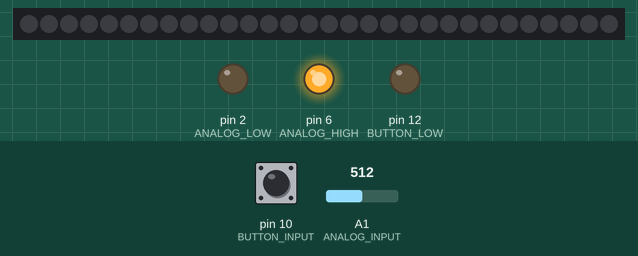
Recording of a sketch running on a simulated Arduino Uno, built with avr-gcc and run on an emulated ATmega328P. Parts: 30 RGB LEDs in strip order, left to right, output pins drawn as LEDs (lit = HIGH). Inputs (shaded band) come from the test bench; at power-on: pin 10 (BUTTON_INPUT) HIGH, A1 (ANALOG_INPUT) = 512. Dim RGB values are drawn brighter than linear; random numbers use the default seed unless the sketch sets one.

Above: at 1.2 s.
1.3 s: pin 10 (BUTTON_INPUT) pulled LOW for 0.15 s
At 2.4 s:
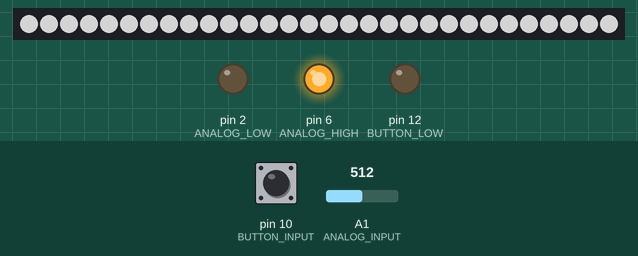
2.9 s: pin 10 (BUTTON_INPUT) pulled LOW for 1 s
At 3.9 s:
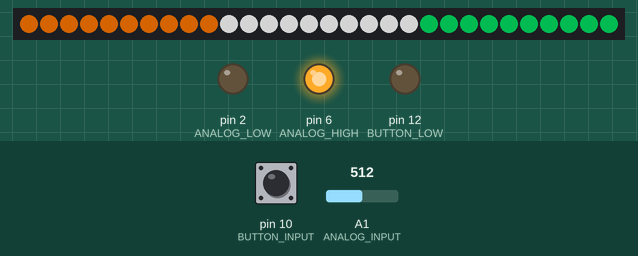

The sketch:

Lightbow.ino
```cpp
#include <LinkedList.h>
#include <Adafruit_NeoPixel.h>

#define PLUGIN_BRIGHTNESS
#define PLUGIN_FPS
#define PLUGIN_SWITCHER

#ifdef PLUGIN_BRIGHTNESS
  #define ANALOG_INPUT 15
  #define ANALOG_HIGH 6
  #define ANALOG_LOW 2
  #define BRIGHTNESS_RESOLUTION 1024/256
  #define BRIGHTNESS_UPDATE_INTERVAL 1000

  int lastBrightness;
  unsigned long lastBrightnessUpdate = 0;
#endif //PLUGIN_BRIGHTNESS

#ifdef PLUGIN_SWITCHER
  #define BUTTON_INPUT 10
  #define BUTTON_LOW 12

  const int debounceDelay = 50; //change to define
  int buttonState;
  int lastButtonState = LOW;
  unsigned long lastDebounceTime = 0;
#endif //PLUGIN_SWITCHER

#ifdef PLUGIN_FPS
  #define FPS 60
  #define UPDATE_INTERVAL (1000 / FPS)

  unsigned long lastUpdate = 0;
#endif //PLUGIN_FPS

#define STRIP_OUT 17
#define NUMBER_OF_PIXELS 30

#define FORWARD 0
#define BACKWARD 1

#define SIZE(arr) (sizeof(arr) / sizeof(arr[0]))

Adafruit_NeoPixel strip = Adafruit_NeoPixel(NUMBER_OF_PIXELS, STRIP_OUT);

int actionCounter = 0;
int actionDirection = 1;
unsigned long lastActionTime = 0;

uint32_t baseColors[] {
  strip.Color(0, 0, 0),
  strip.Color(255, 0, 0),
  strip.Color(0, 255, 0),
  strip.Color(0, 0, 255),
  strip.Color(255, 255, 0),
  strip.Color(0, 255, 255),
  strip.Color(255, 0, 255),
  strip.Color(255, 255, 255)
};

enum Colors {
  black = 0,
  red,
  green,
  blue,
  yellow,
  cyan,
  magenta,
  white
};

uint32_t rainbow[] {
   strip.Color( 128, 0,   0  ),
   strip.Color( 130, 40,  40 ),
   strip.Color( 141, 83,  59 ),
   strip.Color( 153, 102, 117),
   strip.Color( 153, 102, 169),
   strip.Color( 140, 51,  148),
   strip.Color( 128, 0,   128),
   strip.Color( 101, 0,   155),
   strip.Color( 72,  0,   255),
   strip.Color( 4,   0,   208),
   strip.Color( 0,   68,  220),
   strip.Color( 1,   114, 226),
   strip.Color( 1,   159, 232),
   strip.Color( 11,  175, 162),
   strip.Color( 23,  179, 77 ),
   strip.Color( 0,   212, 28 ),
   strip.Color( 0,   255, 0  ),
   strip.Color( 128, 255, 0  ),
   strip.Color( 200, 255, 0  ),
   strip.Color( 255, 255, 0  ),
   strip.Color( 255, 219, 0  ),
   strip.Color( 255, 182, 0  ),
   strip.Color( 255, 146, 0  ),
   strip.Color( 255, 109, 0  ),
   strip.Color( 255, 73,  0  ),
   strip.Color( 255, 0,   0  ),
   strip.Color( 255, 0,   128),
   strip.Color( 255, 105, 180),
   strip.Color( 255, 0,   255),
   strip.Color( 168, 0,   185)
};

int functionCounter = 0;
typedef void (* functionPointer) ();
LinkedList<functionPointer> functionPointerArray;

void setup() {
  strip.begin();

  functionPointerArray.add(ClearStrip);
  functionPointerArray.add(SetStripWhite);
  functionPointerArray.add(Flag);
  functionPointerArray.add(SlowKitt);
  functionPointerArray.add(FastKitt);
  functionPointerArray.add(FastDisco);
  functionPointerArray.add(FastWhiteStrobe);
  functionPointerArray.add(FastPulse);
  functionPointerArray.add(Rainbow);
  functionPointerArray.add(FastForwardPacman);

  PrepareBrightnessPlugin();
  UpdateBrightness();

  PrepareSwitcherPlugin();
}

void PrepareBrightnessPlugin() {
  #ifdef PLUGIN_BRIGHTNESS
  pinMode(ANALOG_HIGH, OUTPUT);
  pinMode(ANALOG_LOW, OUTPUT);
  pinMode(ANALOG_INPUT, INPUT);
  digitalWrite(ANALOG_HIGH, HIGH);
  digitalWrite(ANALOG_LOW, LOW);
  #endif //PLUGIN_BRIGHTNESS
}

void PrepareSwitcherPlugin() {
  #ifdef PLUGIN_SWITCHER
  pinMode(BUTTON_INPUT, INPUT_PULLUP);
  pinMode(BUTTON_LOW, OUTPUT);
  digitalWrite(BUTTON_LOW, LOW);
  #endif //PLUGIN_SWITCHER
}

void loop() {
  UpdateBrightness();

  CheckButton();

  Update();
}

void Update() {
  #ifdef PLUGIN_FPS
  if(millis() >= lastUpdate + UPDATE_INTERVAL) {
  #endif //PLUGIN_FPS

    strip.show();
    functionPointerArray.get(functionCounter)();

  #ifdef PLUGIN_FPS
    lastUpdate = millis();
  }
  #endif //PLUGIN_FPS
}

void UpdateBrightness() {
  #ifdef PLUGIN_BRIGHTNESS
  if(millis() >= lastBrightnessUpdate + BRIGHTNESS_UPDATE_INTERVAL) {
    int brightness = analogRead(ANALOG_INPUT);
    brightness /= BRIGHTNESS_RESOLUTION;
    if(brightness != lastBrightness) {
      lastBrightness = brightness;
      strip.setBrightness(brightness);
    }

    lastBrightnessUpdate = millis();
  }
  #endif //PLUGIN_BRIGHTNESS
}

void CheckButton() {
  #ifdef PLUGIN_SWITCHER
  int reading = digitalRead(BUTTON_INPUT);

  if(reading != lastButtonState) {
    lastDebounceTime = millis();
  }

  if ((millis() - lastDebounceTime) > debounceDelay) {
    // whatever the reading is at, it's been there for longer
    // than the debounce delay, so take it as the actual current state:

    // if the button state has changed:
    if (reading != buttonState) {
      buttonState = reading;

      // only toggle the LED if the new button state is HIGH
      if (buttonState == LOW) {
        ResetActionCounter();
        ClearStrip();
        AdvanceFunctionCounter();
      }
    }
  }

  lastButtonState = reading;

  #endif //PLUGIN_SWITCHER
}

void AdvanceFunctionCounter() {
  functionCounter++;
  if(functionCounter >= functionPointerArray.size()) {
    functionCounter = 0;
  }
}

void ClearStrip() {
  SetStripColor(0, 0, 0);
}

void SetStripColor(uint8_t R, uint8_t G, uint8_t B) {
  SetStripColor(strip.Color(R, G, B));
}

void SetStripColor(uint32_t color) {
  for(int i = 0; i < NUMBER_OF_PIXELS; i++) {
    strip.setPixelColor( i, color );
  }
}

void SetStripWhite() {
  SetStripColor(255, 255, 255);
}

void Flag() {
  for(int i = 0; i < NUMBER_OF_PIXELS; i++) {
    if(i < NUMBER_OF_PIXELS / 3) {
      strip.setPixelColor( i, 255, 121, 0 );
    } else if( i >= NUMBER_OF_PIXELS / 3 && i < NUMBER_OF_PIXELS / 3 * 2) {
      strip.setPixelColor( i, 255, 255, 255 );
    } else {
      strip.setPixelColor( i, 0, 149, 67 );
    }
  }
}

void Kitt(unsigned long actionTimeDelay, uint8_t R, uint8_t G, uint8_t B) {
  if(millis() > lastActionTime + actionTimeDelay) {
    ClearStrip();

    if(actionCounter < 0) {
      actionDirection = 1;
    } else if (actionCounter >= NUMBER_OF_PIXELS) {
      actionDirection = -1;
    }

    strip.setPixelColor( actionCounter, R, G, B );
    actionCounter += actionDirection;
    lastActionTime = millis();
  }
}

void SlowKitt() {
  Kitt(50, 255, 0 , 0);
}

void FastKitt() {
  Kitt(10, 255, 0, 0);
}

void ResetActionCounter() {
  actionCounter = 0;
}

void Random(unsigned long actionTimeDelay, int lowerLimit, int upperLimit) {
  if(millis() > lastActionTime + actionTimeDelay) {
    int dice = random(0, 100);
    if(dice < lowerLimit) {

    } else if( dice >= lowerLimit && dice < upperLimit) {
      strip.setPixelColor( random(0, NUMBER_OF_PIXELS), baseColors[random(0, 8)]);
    } else {
      strip.setPixelColor( random(0, NUMBER_OF_PIXELS), 0, 0, 0 );
    }

    lastActionTime = millis();
  }
}

void FastDisco() {
  Random(25, 33, 66);
}

void Strobe(unsigned long actionTimeDelay, uint8_t R, uint8_t G, uint8_t B) {
   Strobe(actionTimeDelay, strip.Color(R, G, B));
}

void Strobe(unsigned long actionTimeDelay, uint32_t color) {
  if(millis() > lastActionTime + actionTimeDelay) {
    if(actionDirection == 1) {
      ClearStrip();
      actionDirection = -1;
    } else {
      SetStripColor(color);
      actionDirection = 1;
    }

    lastActionTime = millis();
  }
}

void FastWhiteStrobe() {
  Strobe(100, baseColors[white]);
}

void Rainbow() {
  for(int i = 0; i < NUMBER_OF_PIXELS; i++) {
    strip.setPixelColor(i, rainbow[i]);
  }
}

void Pulse(unsigned long actionTimeDelay, unsigned int resolution, uint8_t R, uint8_t G, uint8_t B) {
  if(millis() > lastActionTime + actionTimeDelay) {

    SetStripColor(
      R / resolution * actionCounter * actionTimeDelay,
      G / resolution * actionCounter * actionTimeDelay,
      B / resolution * actionCounter * actionTimeDelay );

    actionCounter += actionDirection;
    lastActionTime = millis();
  }
}

void FastPulse() {
  Pulse(25, 100, 255, 255, 255);
}

void AdvancePixels() {
  AttractPixels(NUMBER_OF_PIXELS);
}

void RetreatPixels() {
  AttractPixels(0);
}

void AttractPixels(uint8_t center) {
  for(int i = NUMBER_OF_PIXELS - 1; i >= 0; i--) {
    if(i < center) {
      strip.setPixelColor(i, strip.getPixelColor( i - 1) );
    }
  }
  for(int i = 0; i < NUMBER_OF_PIXELS - 1; i++) {
    if(i >= center) {
      strip.setPixelColor(i, strip.getPixelColor( i + 1) );
    }
  }
}

void Pacman(unsigned long actionTimeDelay, uint8_t dir, uint8_t pitch, uint32_t color) {
  if(millis() > lastActionTime + actionTimeDelay) {
    AttractPixels((1 - dir) * NUMBER_OF_PIXELS);
    if(actionCounter % (pitch + 1) == 0) {
      strip.setPixelColor((dir * NUMBER_OF_PIXELS) - dir, color);
    } else {
      strip.setPixelColor((dir * NUMBER_OF_PIXELS) - dir, baseColors[black]);
    }

    actionCounter++;
    lastActionTime = millis();
  }
}

void FastForwardPacman() {
  Pacman(100, FORWARD, 5, baseColors[yellow]);
}
```

Measured:
- after the input at 1.3 s, the LEDs: change after 0.07 s (image 1)
- after the input at 2.9 s, the LEDs: first change after 0.06 s (image 2 shows a later state)
